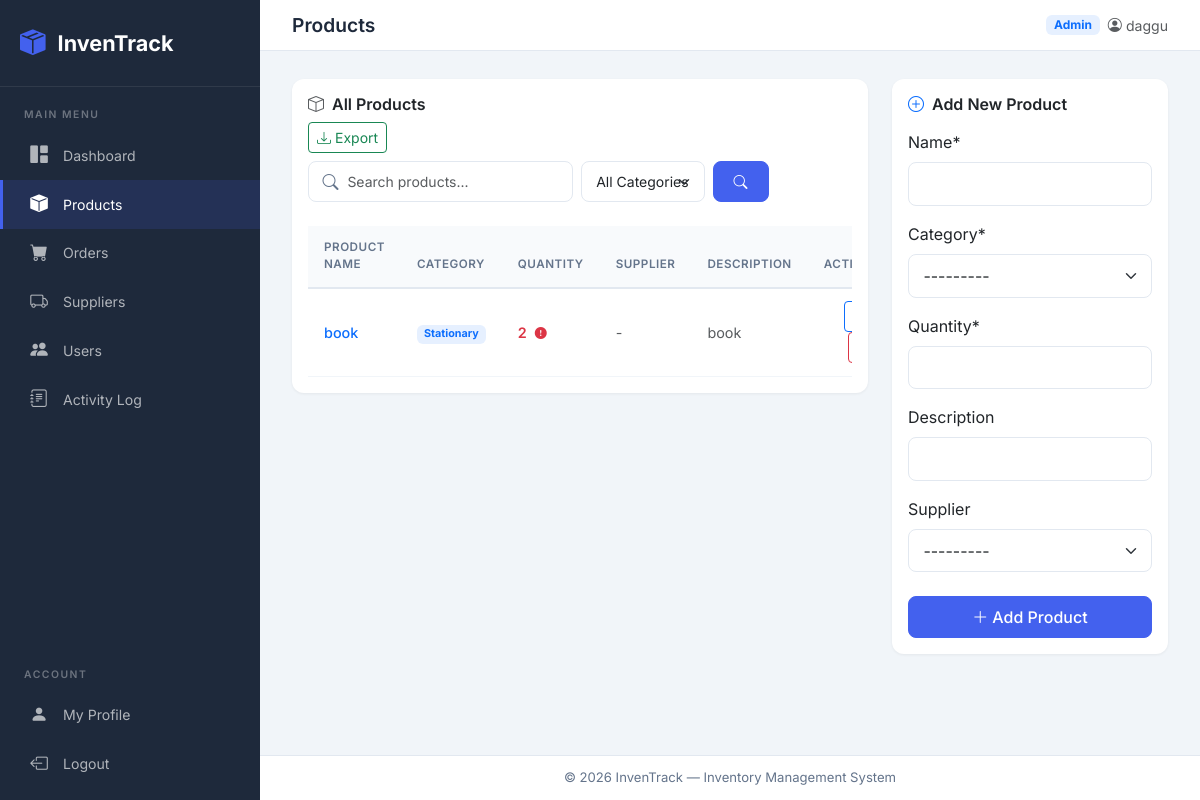
The page /products/ (signed in) on the database as committed earlier.
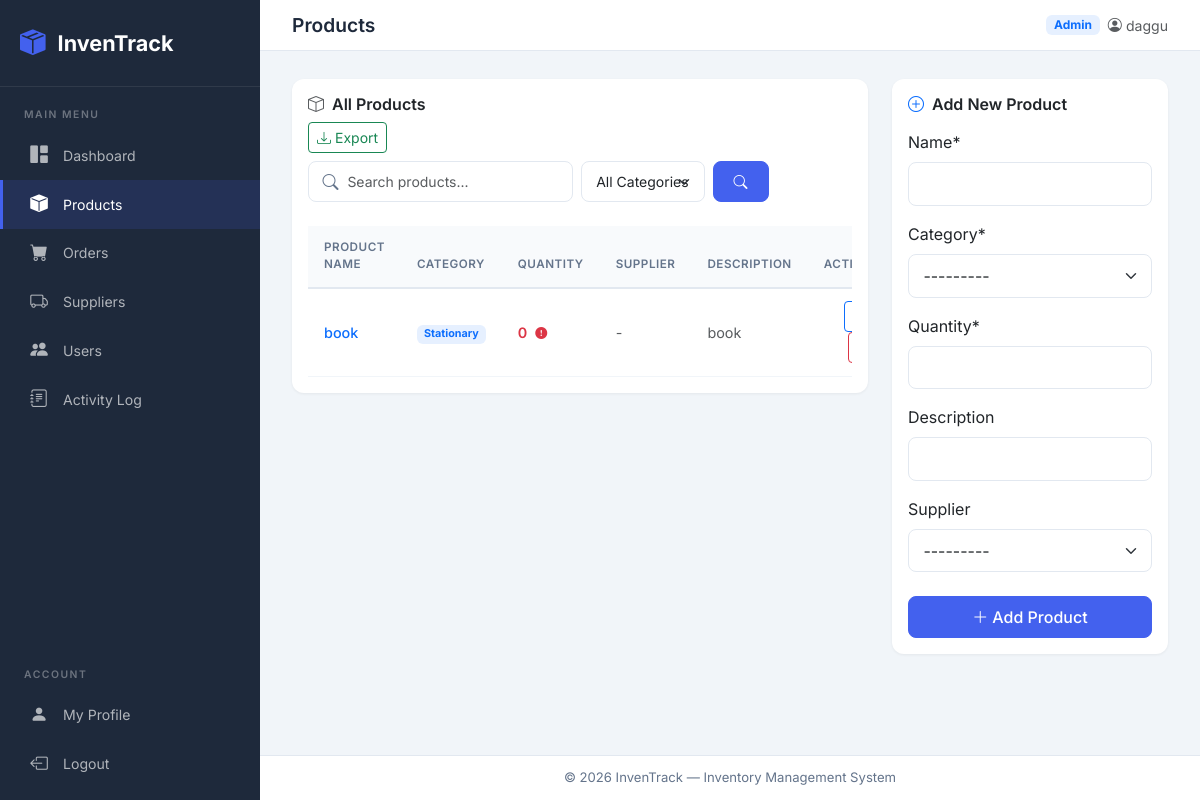
The same page on the database as committed later.
### inventory/models.py (models this page shows, shortened)
class Product(models.Model):
    name = models.CharField(max_length=100, null=True)
    category = models.CharField(max_length=20, choices=CATEGORY, null=True)
    quantity = models.PositiveIntegerField(null=True)
    description = models.CharField(max_length=200, null=True, blank=True)
    supplier = models.ForeignKey(
        Supplier, on_delete=models.SET_NULL, null=True, blank=True, related_name='products'
    )

### inventory/views.py (the view)
# urls.py: path('products/', views.products, name='products'),
@login_required
def products(request):
    query = request.GET.get('q', '')
    category = request.GET.get('category', '')
    all_products = Product.objects.select_related('supplier').order_by('name')
    if query:
        all_products = all_products.filter(
            Q(name__icontains=query) | Q(description__icontains=query)
        )
    if category:
        all_products = all_products.filter(category=category)
    if request.method == 'POST':
        form = ProductForm(request.POST)
        if form.is_valid():
            product = form.save()
            _log(request.user, 'PRODUCT_ADDED', f'Added product "{product.name}" (qty: {product.quantity})')
            messages.success(request, 'Product added successfully!')
            return redirect('products')
    else:
        form = ProductForm()
    paginator = Paginator(all_products, 10)
    page_obj = paginator.get_page(request.GET.get('page'))
    context = {
        'title': 'Products',
        'products': page_obj,
        'form': form,
        'query': query,
        'selected_category': category,
        'page_obj': page_obj,
    }
    return render(request, 'products.html', context)

### inventory/forms.py
class ProductForm(forms.ModelForm):
    class Meta:
        model = Product
        fields = ['name', 'category', 'quantity', 'description', 'supplier']

### inventory/templates/products.html (shortened to what this page needs)
{% extends 'base.html' %}
{% load crispy_forms_tags %}
{% block content %}
<div class="row g-4">
  <div class="col-lg-{% if user.is_superuser %}8{% else %}12{% endif %}">
    <div class="card">
      <div class="card-body">
        <div class="d-flex justify-content-between align-items-center mb-4 flex-wrap gap-2">
          <h6 class="fw-semibold mb-0"><i class="bi bi-box me-2 text-muted"></i>All Products</h6>
          <div class="d-flex gap-2 flex-wrap align-items-center">
            {% if user.is_superuser %}
            <a href="{% url 'export-products' %}" class="btn btn-sm btn-outline-success" title="Export CSV">
              <i class="bi bi-download me-1"></i>Export
            </a>
            {% endif %}
            <form method="GET" class="d-flex gap-2 flex-wrap">
              <div class="search-box">
                <i class="bi bi-search"></i>
                <input type="text" name="q" class="form-control form-control-sm" placeholder="Search products..."
                  value="{{ query }}" style="min-width:180px;">
              </div>
              <select name="category" class="form-select form-select-sm" style="width:auto;"
                onchange="this.form.submit()">
                <option value="">All Categories</option>
              </select>
              <button type="submit" class="btn btn-sm btn-primary"><i class="bi bi-search"></i></button>
            </form>
          </div>
        </div>
        <div class="table-responsive">
          <table class="table">
            <thead>
              <tr>
                <th>Product Name</th>
                <th>Category</th>
                <th>Quantity</th>
                <th>Supplier</th>
                <th>Description</th>
                {% if user.is_superuser %}<th class="text-end">Actions</th>{% endif %}
              </tr>
            </thead>
            <tbody>
              {% for product in products %}
              <tr>
                <td>
                  <a href="{% url 'product-detail' product.pk %}" class="text-decoration-none fw-medium">
                    {{ product.name }}
                  </a>
                </td>
                <td>
                  <span class="badge bg-primary bg-opacity-10 text-primary">{{ product.category }}</span>
                </td>
                <td>
                  {% if product.quantity <= 10 %}
                  <span class="text-danger fw-semibold">{{ product.quantity }}</span>
                  <i class="bi bi-exclamation-circle-fill text-danger ms-1" style="font-size:.75rem;"
                    title="Low stock"></i>
                  {% else %}
                  {{ product.quantity }}
                  {% endif %}
                </td>
                <td class="text-muted">{{ product.supplier.name|default:"-" }}</td>
                <td class="text-muted">{{ product.description|default:"-"|truncatechars:40 }}</td>
                {% if user.is_superuser %}
                <td class="text-end">
                  <a href="{% url 'product-edit' product.pk %}" class="btn btn-sm btn-outline-primary me-1"
                    title="Edit">
                  </a>
                  <a href="{% url 'product-delete' product.pk %}" class="btn btn-sm btn-outline-danger" title="Delete">
                  </a>
                </td>
                {% endif %}
              </tr>
              {% endfor %}
            </tbody>
          </table>
        </div>
      </div>
    </div>
  </div>
  {% if user.is_superuser %}
  <div class="col-lg-4">
    <div class="card">
      <div class="card-body">
        <h6 class="fw-semibold mb-3"><i class="bi bi-plus-circle me-2 text-primary"></i>Add New Product</h6>
        <form method="POST">
          {{ form|crispy }}
          <button type="submit" class="btn btn-primary w-100 mt-2">
            <i class="bi bi-plus-lg me-1"></i>Add Product
          </button>
        </form>
      </div>
    </div>
  </div>
  {% endif %}
</div>
{% endblock %}

Rows that differ between the two databases and show on the page:
changed Product "book": quantity "2" → "0"
